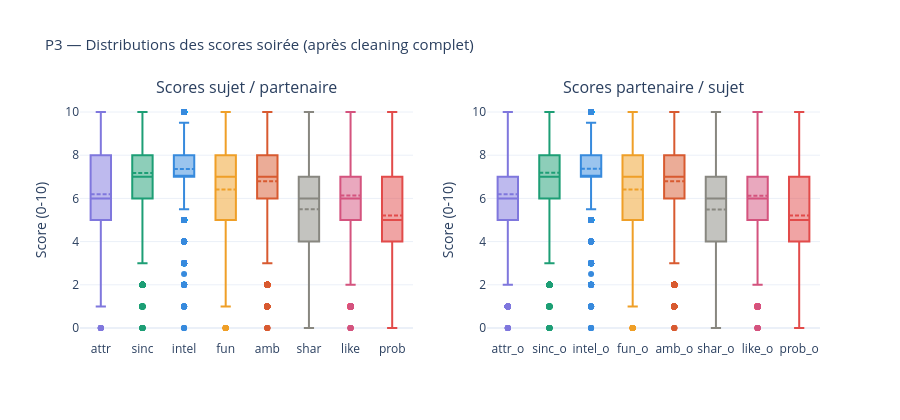

Here is the notebook cell this chart was saved with:
### Code cell
# =============================================================================
# OUTLIERS RÉSIDUELS
# =============================================================================
print("\n" + "─" * 65)
print("VÉRIFICATION OUTLIERS RÉSIDUELS")
print("─" * 65)
 
# Scores soirée hors [0, 10]
print("\nScores soirée hors [0, 10] :")
n_fixed = 0
for col in SCORE_SELF + SCORE_OTHER:
    if col in df.columns:
        n_out = ((df[col] < 0) | (df[col] > 10)).sum()
        if n_out > 0:
            df[col] = df[col].clip(0, 10)
            n_fixed += n_out
            print(f"x {col} : {n_out} valeurs clippées")
if n_fixed == 0:
    print("Aucune valeur hors [0,10] détectée")
 
# Préférences T1 hors [0, 10] après normalisation
print("\n  Préférences T1 hors [0, 10] après normalisation :")
n_fixed_pref = 0
for col in PREF_COLS:
    n_out = ((df[col] < 0) | (df[col] > 10)).sum()
    if n_out > 0:
        df[col] = df[col].clip(0, 10)
        n_fixed_pref += n_out
        print(f"x {col} : {n_out} valeurs clippées")
if n_fixed_pref == 0:
    print("Aucune valeur hors [0,10] détectée")
 
# Âge
print(f"\nÂge — plage : {df['age'].min():.0f} – {df['age'].max():.0f} ans")
print(f"age > 50    : {(df['age'] > 50).sum()} lignes => légitimes, conservées")
 
# Boxplots
fig_box = make_subplots(rows=1, cols=2,
    subplot_titles=["Scores sujet / partenaire", "Scores partenaire / sujet"])
for i, col in enumerate(SCORE_SELF):
    fig_box.add_trace(go.Box(y=df[col], name=col,
        marker_color=COLORS[i], boxmean=True, showlegend=False), row=1, col=1)
for i, col in enumerate(SCORE_OTHER):
    fig_box.add_trace(go.Box(y=df[col], name=col,
        marker_color=COLORS[i], boxmean=True, showlegend=False), row=1, col=2)
fig_box.update_layout(
    title="P3 — Distributions des scores soirée (après cleaning complet)",
    height=420, plot_bgcolor="white", title_font_size=15)
fig_box.update_yaxes(title_text="Score (0-10)")
fig_box.show()

### Figure 1 — Plotly figure (JSON) as saved in the notebook; plotly's stock layout.template omitted (floating-point values rounded to 4 significant figures; data arrays with more than 128 entries replaced by an {"elided": "..."} marker saying what was removed)
{"data": [{"boxmean": true, "marker": {"color": "#7F77DD"}, "name": "attr", "showlegend": false, "type": "box", "xaxis": "x", "y": {"elided": "8283 float values"}, "yaxis": "y"}, {"boxmean": true, "marker": {"color": "#1D9E75"}, "name": "sinc", "showlegend": false, "type": "box", "xaxis": "x", "y": {"elided": "8283 float values"}, "yaxis": "y"}, {"boxmean": true, "marker": {"color": "#378ADD"}, "name": "intel", "showlegend": false, "type": "box", "xaxis": "x", "y": {"elided": "8283 float values"}, "yaxis": "y"}, {"boxmean": true, "marker": {"color": "#EF9F27"}, "name": "fun", "showlegend": false, "type": "box", "xaxis": "x", "y": {"elided": "8283 float values"}, "yaxis": "y"}, {"boxmean": true, "marker": {"color": "#D85A30"}, "name": "amb", "showlegend": false, "type": "box", "xaxis": "x", "y": {"elided": "8283 float values"}, "yaxis": "y"}, {"boxmean": true, "marker": {"color": "#888780"}, "name": "shar", "showlegend": false, "type": "box", "xaxis": "x", "y": {"elided": "8283 float values"}, "yaxis": "y"}, {"boxmean": true, "marker": {"color": "#D4537E"}, "name": "like", "showlegend": false, "type": "box", "xaxis": "x", "y": {"elided": "8283 float values"}, "yaxis": "y"}, {"boxmean": true, "marker": {"color": "#E24B4A"}, "name": "prob", "showlegend": false, "type": "box", "xaxis": "x", "y": {"elided": "8283 float values"}, "yaxis": "y"}, {"boxmean": true, "marker": {"color": "#7F77DD"}, "name": "attr_o", "showlegend": false, "type": "box", "xaxis": "x2", "y": {"elided": "8283 float values"}, "yaxis": "y2"}, {"boxmean": true, "marker": {"color": "#1D9E75"}, "name": "sinc_o", "showlegend": false, "type": "box", "xaxis": "x2", "y": {"elided": "8283 float values"}, "yaxis": "y2"}, {"boxmean": true, "marker": {"color": "#378ADD"}, "name": "intel_o", "showlegend": false, "type": "box", "xaxis": "x2", "y": {"elided": "8283 float values"}, "yaxis": "y2"}, {"boxmean": true, "marker": {"color": "#EF9F27"}, "name": "fun_o", "showlegend": false, "type": "box", "xaxis": "x2", "y": {"elided": "8283 float values"}, "yaxis": "y2"}, {"boxmean": true, "marker": {"color": "#D85A30"}, "name": "amb_o", "showlegend": false, "type": "box", "xaxis": "x2", "y": {"elided": "8283 float values"}, "yaxis": "y2"}, {"boxmean": true, "marker": {"color": "#888780"}, "name": "shar_o", "showlegend": false, "type": "box", "xaxis": "x2", "y": {"elided": "8283 float values"}, "yaxis": "y2"}, {"boxmean": true, "marker": {"color": "#D4537E"}, "name": "like_o", "showlegend": false, "type": "box", "xaxis": "x2", "y": {"elided": "8283 float values"}, "yaxis": "y2"}, {"boxmean": true, "marker": {"color": "#E24B4A"}, "name": "prob_o", "showlegend": false, "type": "box", "xaxis": "x2", "y": {"elided": "8283 float values"}, "yaxis": "y2"}], "layout": {"annotations": [{"font": {"size": 16}, "showarrow": false, "text": "Scores sujet / partenaire", "x": 0.225, "xanchor": "center", "xref": "paper", "y": 1, "yanchor": "bottom", "yref": "paper"}, {"font": {"size": 16}, "showarrow": false, "text": "Scores partenaire / sujet", "x": 0.775, "xanchor": "center", "xref": "paper", "y": 1, "yanchor": "bottom", "yref": "paper"}], "height": 420, "plot_bgcolor": "white", "title": {"font": {"size": 15}, "text": "P3 — Distributions des scores soirée (après cleaning complet)"}, "xaxis": {"anchor": "y", "domain": [0, 0.45]}, "xaxis2": {"anchor": "y2", "domain": [0.55, 1]}, "yaxis": {"anchor": "x", "domain": [0, 1], "title": {"text": "Score (0-10)"}}, "yaxis2": {"anchor": "x2", "domain": [0, 1], "title": {"text": "Score (0-10)"}}}}
